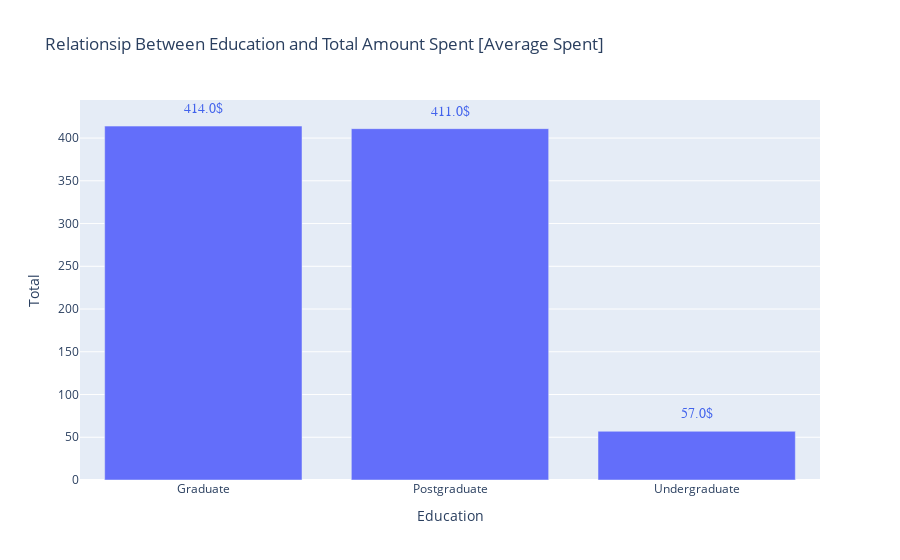

Source (notebook cell):
### Code cell
mask = df.groupby("Education")["Total"].median()
mask = mask.reset_index()
fig = px.bar(data_frame=mask, x="Education", y="Total", height=500,
            title = "Relationsip Between Education and Total Amount Spent [Average Spent]")

annotation = []
for x, y in zip(mask["Education"], mask["Total"]):
    annotation.append(
        dict(x=x, y=y +20,
             text=str(round(y, 2)) + '$',
             font=dict(family='Arial', size=14, color='rgb(66, 99, 236)'), showarrow=False)
    )
fig.update_xaxes(categoryorder='array', categoryarray= order)
fig.update_layout(annotations=annotation)
fig.show()

### Figure 1 — Plotly figure (JSON) as saved in the notebook; plotly's stock layout.template omitted (floating-point values rounded to 4 significant figures)
{"data": [{"alignmentgroup": "True", "hovertemplate": "Education=%{x}<br>Total=%{y}<extra></extra>", "legendgroup": "", "marker": {"color": "#636efa", "pattern": {"shape": ""}}, "name": "", "offsetgroup": "", "orientation": "v", "showlegend": false, "textposition": "auto", "type": "bar", "x": ["Graduate", "Postgraduate", "Undergraduate"], "xaxis": "x", "y": [414, 411, 57], "yaxis": "y"}], "layout": {"annotations": [{"font": {"color": "rgb(66, 99, 236)", "family": "Arial", "size": 14}, "showarrow": false, "text": "414.0$", "x": "Graduate", "y": 434}, {"font": {"color": "rgb(66, 99, 236)", "family": "Arial", "size": 14}, "showarrow": false, "text": "411.0$", "x": "Postgraduate", "y": 431}, {"font": {"color": "rgb(66, 99, 236)", "family": "Arial", "size": 14}, "showarrow": false, "text": "57.0$", "x": "Undergraduate", "y": 77}], "autosize": true, "barmode": "relative", "legend": {"tracegroupgap": 0}, "title": {"text": "Relationsip Between Education and Total Amount Spent [Average Spent]"}, "xaxis": {"anchor": "y", "autorange": true, "categoryarray": ["21-30", "31-40", "41-50", "51-60", "61-70", "71-80", ">80"], "categoryorder": "array", "domain": [0, 1], "range": [6.5, 9.5], "title": {"text": "Education"}, "type": "category"}, "yaxis": {"anchor": "x", "autorange": true, "domain": [0, 1], "range": [0, 447.3], "title": {"text": "Total"}, "type": "linear"}}}
